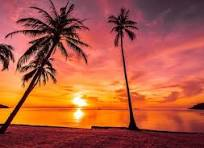
#> input picture Applied computer vision/Aula 2/imagem.jpg, 204 x 148 px
$ python leitura_conversao.py
#> lines starting #> are read from the running program, lines starting #| are printed output that depends on the picture
#Coverter imagem colorida numa escala cinza

#Biblioteca OpenCV - usada para manipular as imagens
import cv2

#Biblioteca para a exibição de elementos graficos
import matplotlib.pyplot as plt


#BLOCO DE FUNÇÕES PARA MANIPULAR A IMAGEM#
'''
1° passo: definir a função
'''
def carregarImagem(path):
#> called with path = 'imagem.jpg'
    imagem = cv2.imread(path)
#> imagem is the input picture: shape (148, 204, 3); mean B, G, R 64.8, 88.3, 175.5
    #Lendo a imagem
    if imagem is None:
        raise ValueError('Imagem não encontrada')
    return imagem

'''
2° Passo: Definir a função que converte a escala para cinza
'''
def converterCinza(imagem):
    return cv2.cvtColor(imagem, cv2.COLOR_BGR2GRAY)
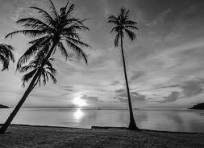
#> returned value: shape (148, 204); min 1, max 254, mean 111.7

'''
3° Passo: Definir a função de histograma
'''
def histograma(imagem):
    plt.hist(imagem.ravel(), bins=256, range=[0,256])
    plt.title("Histograma de Intensidade")
    plt.xlabel("Intensidade")
    plt.ylabel("Quantidade de pixels")
    plt.show()
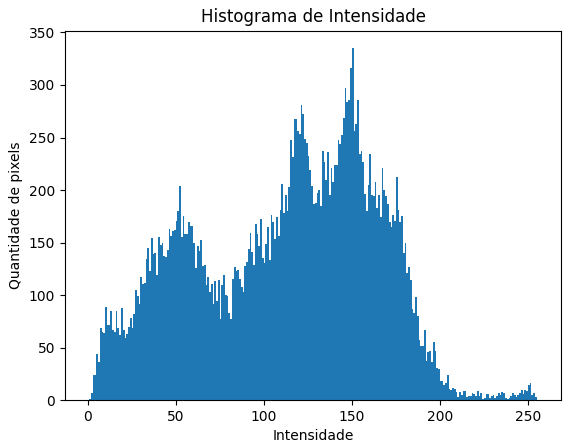
#> figure drawn by matplotlib, 1 panel; tallest bar 335 high, from x = 150 to 151
'''
4° Passo: Definir a função que exibe a imagem
'''
def mostrarImagem(imagem, title="Imagem"):
    plt.imshow(imagem, cmap='gray') #ImgShow -> Mostra a imagem;
                                    #cmap -> Indica que é um mapeamento em escala em cinza
    plt.title(title)
    plt.axis("off")
    plt.show()

if __name__ == "__main__":
    img = carregarImagem('imagem.jpg')
    gray = converterCinza(img)
    mostrarImagem(gray, "Imagem em escala de cinza")
    histograma(gray)

#==============================================

#Ajuste de brilho e contraste da imagem

#==============================================

def ajustarBrilhoContraste(imagem, alpha=1.0, beta=0):
    '''
    Alpha -> Controla o contraste da imagem
    Beta -> Controla o brilho
    '''
    return cv2.convertScaleAbs(imagem, alpha=alpha, beta=beta)

#==============================================

#Equalização do histograma

#==============================================

def equalizar_histograma(imagem):
    '''
    Melhorar contraste global redistribuindo a intensidade dos pixels
    '''
    return cv2.equalizeHist(imagem)

#==============================================

#Equalização do histograma

#==============================================

def calcular_metricas(imagem):
    brilho = imagem.mean()
    contraste = imagem.std()# metrica será observada a partir do desvio padrao

    return brilho, contraste
